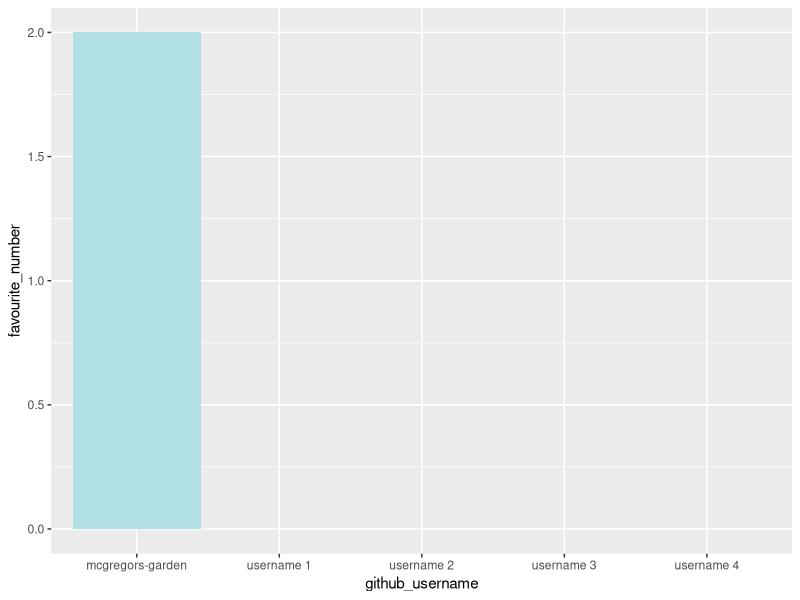
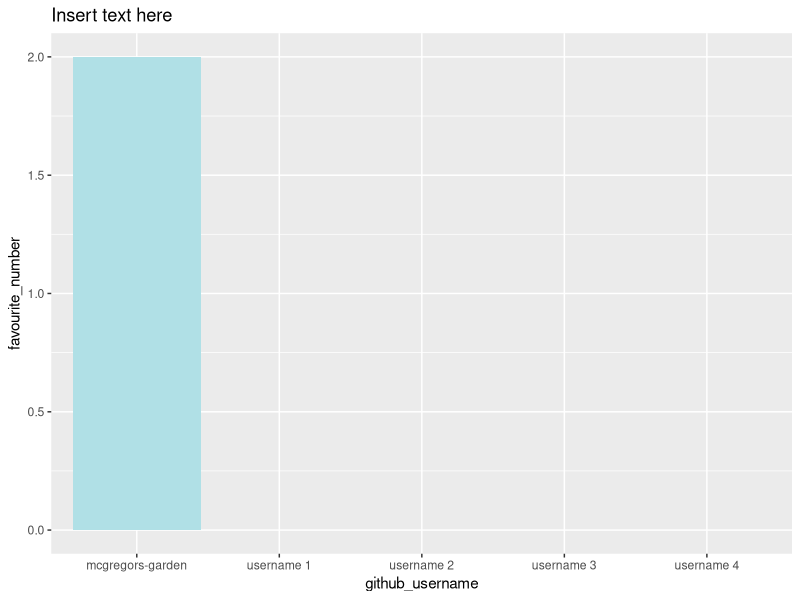
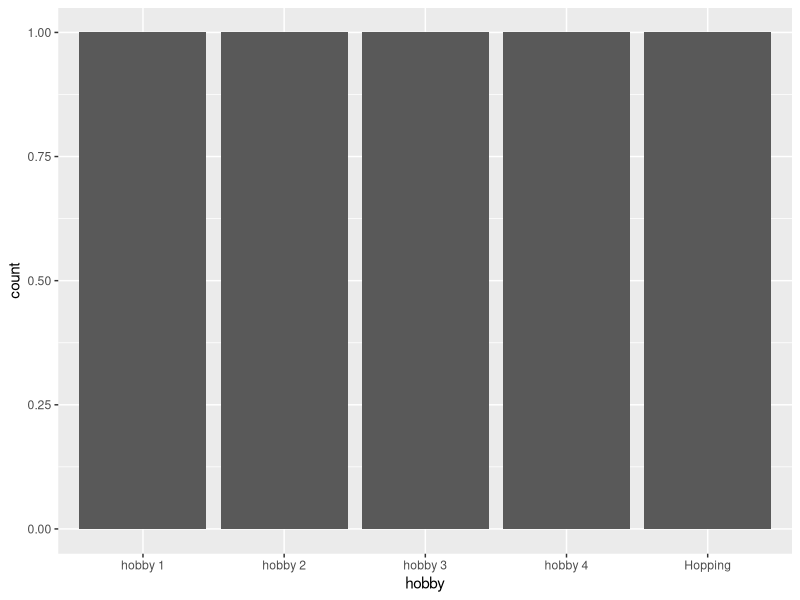

Write the R code that produced these figures, in order.
## ---- chunk 1
library(tidyverse) 
## ---- chunk 2
team_data <- tibble(
  name = c("Peter Rabbit", "member 1", "member 2", 
           "member 3", "member 4"),
  github_username = c("mcgregors-garden", "username 1", "username 2", 
                      "username 3", "username 4"), 
  colour = c("powderblue", "colour 1", "colour 2", 
             "colour 3", "colour 4"),
  hobby = c("Hopping", "hobby 1", "hobby 2", 
            "hobby 3", "hobby 4"),
  favourite_number = c(2, NA, NA, NA, NA)
  )

team_data
## ---- chunk 3
p1 <- ggplot(data = team_data, 
             mapping = aes(x = github_username, 
                           y = favourite_number,
                           fill = colour), 
             ) +
   geom_col() +
   scale_fill_identity()
p1
## ---- chunk 4
p1 + labs(x = "github_username", 
          y = "favourite_number",
          title = "Insert text here")
## ---- chunk 5
p2 <- ggplot(team_data, aes(x = hobby)) +
  geom_bar()
p2
